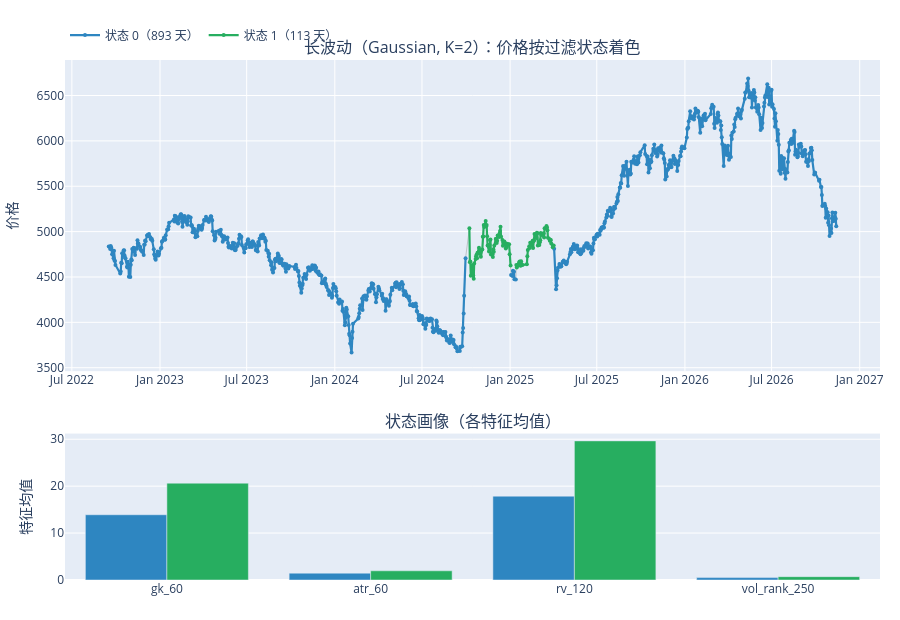

The code cell stored with this chart in its notebook:
### Markdown cell above
## 四、长波动（Gaussian, K=2）

### Code cell
plot_states('长波动').show()

### Figure 1 — Plotly figure (JSON) as saved in the notebook; plotly's stock layout.template omitted (floating-point values rounded to 4 significant figures; data arrays with more than 128 entries replaced by an {"elided": "..."} marker saying what was removed)
{"data": [{"line": {"color": "#BDC3C7", "width": 1}, "mode": "lines", "name": "价格", "showlegend": false, "type": "scatter", "x": {"elided": "1006 str values"}, "xaxis": "x", "y": {"elided": "1006 float values"}, "yaxis": "y"}, {"line": {"color": "#2E86C1", "width": 2.2}, "marker": {"color": "#2E86C1", "size": 4}, "mode": "lines+markers", "name": "状态 0（893 天）", "type": "scatter", "x": {"elided": "1006 str values"}, "xaxis": "x", "y": {"elided": "1006 float values"}, "yaxis": "y"}, {"line": {"color": "#27AE60", "width": 2.2}, "marker": {"color": "#27AE60", "size": 4}, "mode": "lines+markers", "name": "状态 1（113 天）", "type": "scatter", "x": {"elided": "1006 str values"}, "xaxis": "x", "y": {"elided": "1006 float values"}, "yaxis": "y"}, {"marker": {"color": "#2E86C1"}, "name": "状态 0", "showlegend": false, "type": "bar", "x": ["gk_60", "atr_60", "rv_120", "vol_rank_250"], "xaxis": "x2", "y": [13.91, 1.46, 17.87, 0.51], "yaxis": "y2"}, {"marker": {"color": "#27AE60"}, "name": "状态 1", "showlegend": false, "type": "bar", "x": ["gk_60", "atr_60", "rv_120", "vol_rank_250"], "xaxis": "x2", "y": [20.64, 1.96, 29.65, 0.71], "yaxis": "y2"}], "layout": {"annotations": [{"font": {"size": 16}, "showarrow": false, "text": "长波动（Gaussian, K=2）：价格按过滤状态着色", "x": 0.5, "xanchor": "center", "xref": "paper", "y": 1.0, "yanchor": "bottom", "yref": "paper"}, {"font": {"size": 16}, "showarrow": false, "text": "状态画像（各特征均值）", "x": 0.5, "xanchor": "center", "xref": "paper", "y": 0.2816, "yanchor": "bottom", "yref": "paper"}], "height": 620, "hovermode": "x unified", "legend": {"orientation": "h", "y": 1.02, "yanchor": "bottom"}, "margin": {"b": 40, "l": 40, "r": 20, "t": 60}, "xaxis": {"anchor": "y", "domain": [0.0, 1.0]}, "xaxis2": {"anchor": "y2", "domain": [0.0, 1.0]}, "yaxis": {"anchor": "x", "domain": [0.4016, 1.0], "title": {"text": "价格"}}, "yaxis2": {"anchor": "x2", "domain": [0.0, 0.2816], "title": {"text": "特征均值"}}}}
